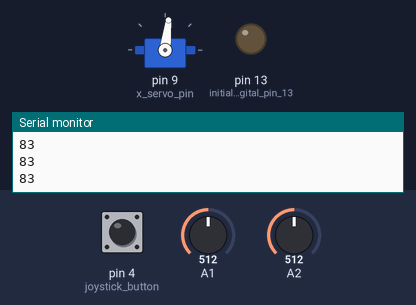
This sketch was run on a simulated Arduino Uno, built with avr-gcc and run on an emulated ATmega328P. On the bench: servo, output pins drawn as LEDs (lit = HIGH), the last lines printed to the serial monitor. Dashed ring = blinking. The inputs (shaded band) are chosen by the test bench; at power-on: A2 = 512, pin 4 (joystick_button) LOW, A1 = 512.

Above: at 1.2 s.
1.3 s: A2 set to 782
2.8 s: A2 set to 819
At 4.4 s:
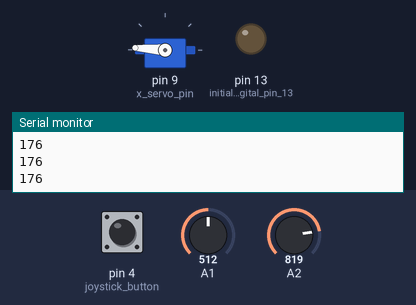
4.7 s: pin 4 (joystick_button) pulled HIGH for 3.2 s
At 5.5 s:
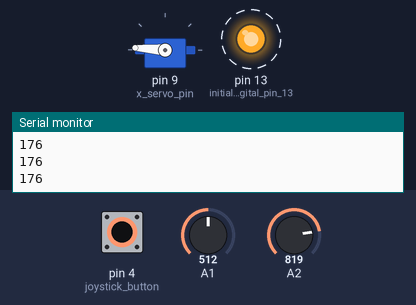
10.2 s: A2 set to 212
11.7 s: A2 set to 190
At 13.6 s:
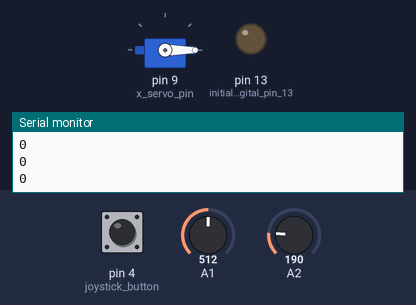
14.1 s: pin 4 (joystick_button) pulled HIGH for 0.15 s
At 14.4 s:
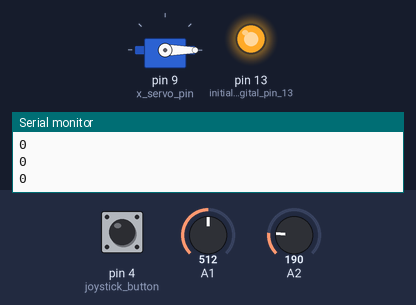
Timing chart, 0 to 17.1 s (numbered marks = the images above; inputs shaded):
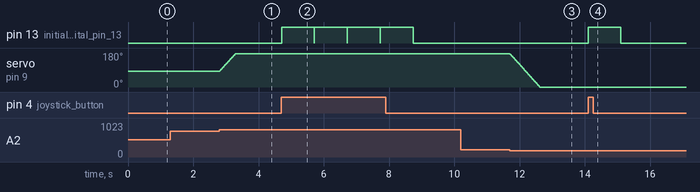

Measured:
- the behaviour switches between 800 and 801 on A2 (found by bisection; images 0 and 1)
- the behaviour switches between 200 and 199 on A2 (found by bisection; images 2 and 3)
- after the input at 2.8 s, servo on pin 9 (x_servo_pin): moves from 83° to 176° over 0.48 s, starting at once
- after the input at 4.7 s, pin 13 (initialize_digital_pin_13): alternates HIGH for 1.0 s and LOW for 0.01 s, starting at once
- after the input at 11.7 s, servo on pin 9 (x_servo_pin): moves from 176° to 0° over 0.91 s, starting at once
- after the input at 14.1 s, pin 13 (initialize_digital_pin_13): LOW → HIGH at once, → LOW 1.0 s later

The sketch:

servo_with_joystick_x.ino
```cpp
#include <Servo.h>
  // global variables:
  int x_servo_pin = 9, x_servo_min = 0, x_servo_max = 176, x_pos = 83;
  Servo x_servo;
  int joystick_button = 4; // digital pin 2 has a pushbutton attached to it

bool check_button_press(int pin)
{
  int buttonState = digitalRead(pin); // read the input pin:
  //  Serial.println(buttonState); // print out the state of the button:
  return buttonState;
}

int which_way_to_turn() // 0 = do_nothing, 1 = right, 2 = left, 3 = up, 4 = down
{
    int x = analogRead(A2); // x axix range (0, 1023) default = 495  - myleft = 1023
    int y = analogRead(A1); // y axix range (0, 1023) default = 520  - mydown = 0

    if(x > 800)
      return 2;
    else if (x < 200)
      return 1;
    else if (y > 800)
      return 3;
    else if (y < 200)
      return 4;
    else
      return 0;
}
void set_servo_x_position(Servo& x_servo, int& pos, const int joystick_in)
{
  const int turning_speed = 2;
  if(joystick_in == 2) // left
    pos = pos + turning_speed;
  else if(joystick_in == 1) // right
    pos = pos - turning_speed;

  if (pos > x_servo_max)
    pos = x_servo_max;
  else if(pos < x_servo_min)
    pos = x_servo_min;

  x_servo.write(pos);   // tell servo to go to position in variable 'pos'
}

void blink(int pin)
{
  digitalWrite(pin, HIGH);   // turn the LED on (HIGH is the voltage level)
  delay(1000);              // wait for a second
  digitalWrite(pin, LOW);    // turn the LED off by making the voltage LOW
}

void setup() {
  pinMode(13, OUTPUT);  // initialize digital pin 13 as an output. -> in case u need to blink built in LED
  Serial.begin(9600); // initialize serial communication at 9600 bits per second: for serial print
  pinMode(joystick_button, INPUT); // make the pushbutton's pin an input:
  x_servo.attach(x_servo_pin); // attaches the servo on pin x to the servo object
}

void loop() {
  int joystick_in = which_way_to_turn(); // print out joystick movments
  //Serial.println(joystick_in);

  Serial.println(x_pos);
  set_servo_x_position(x_servo, x_pos, joystick_in);
  delay(5);    // waits 15ms for the servo to reach the position

  if(check_button_press(joystick_button))
    blink(13);

  delay(5);        // delay in between reads for stability
}
```
